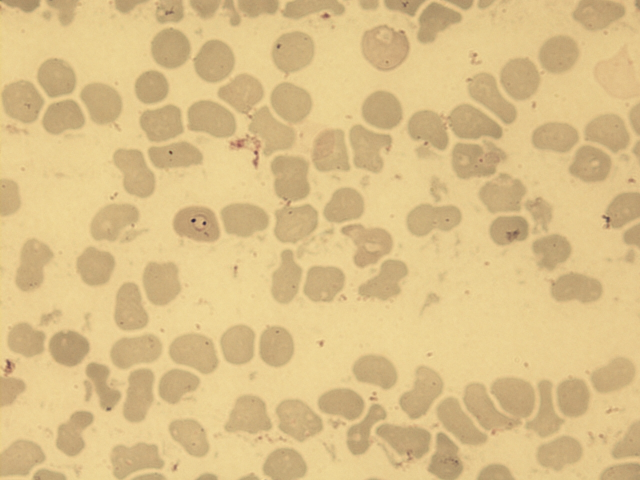
#> input picture 5.jpg, 1280 x 960 px (shown at 1/2 size)
$ python main.py 5.jpg   (older library calls are emulated)
#> lines starting #> are read from the running program, lines starting #| are printed output that depends on the picture; after the words box and inside, x2 and y2 are one past the last pixel; in counts of white or black regions, pixels touching at a corner belong together
import cv2
import numpy as np
import numpy.ma as ma
import os
from os import path
import sys

arglen = len(sys.argv)
if(arglen < 2):
    print("Require filename argument.")
    exit()

file = sys.argv[1]

img = cv2.imread(file, cv2.IMREAD_COLOR)
#> img is the input picture: shape (960, 1280, 3); mean B, G, R 136.6, 191.9, 219.6
w = img.shape[1]
#> w = 1280
h = img.shape[0]
#> h = 960

grey = cv2.cvtColor(img, cv2.COLOR_BGR2GRAY)
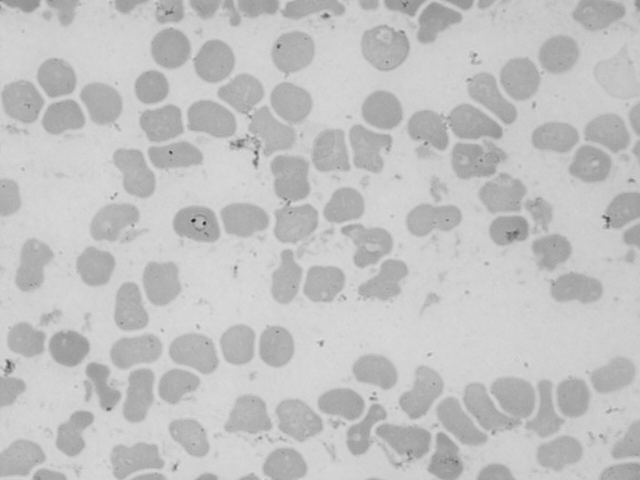
#> grey: shape (960, 1280) (shown at 1/2 size); min 33, max 222, mean 193.9


threshold_value, threshold_image = cv2.threshold(grey, 0, 255, cv2.THRESH_BINARY+cv2.THRESH_OTSU)
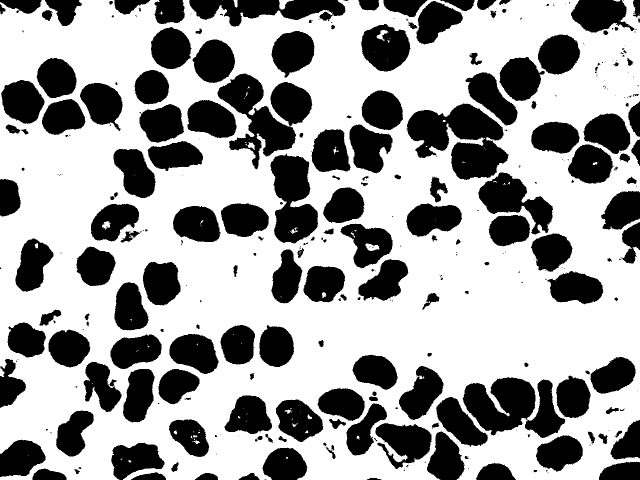
#> threshold_image: shape (960, 1280) (shown at 1/2 size); 63.4% white; 354 black regions (168 under 20 px), largest, box (x1, y1, x2, y2) and area: (813, 207, 1018, 360) 18041, (435, 147, 592, 339) 11690, (541, 307, 636, 487) 11373
#> threshold_value = 189

cv2.imshow("out",threshold_image)
cv2.waitKey(0)

label_count, labels, stats, centroids = cv2.connectedComponentsWithStats(threshold_image, 8, cv2.CV_32S)
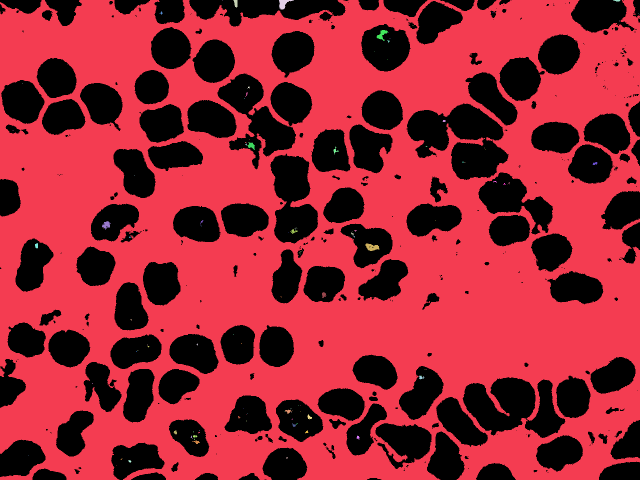
#> labels: shape (960, 1280) int32 (shown at 1/2 size); 109 distinct labels, from 0 to 108; one colour per label, 0 black
#> label_count = 109; stats = 109 rows, first 6: [0, 0, 1280, 960, 450010], [0, 0, 1280, 960, 776564], [444, 0, 1, 1, 1], [467, 0, 8, 16, 90], [558, 0, 30, 19, 269], [1226, 0, 15, 3, 33]; centroids = 109 pairs, first value 24 to 1278, second value 0 to 931

max_stat = max(stats, key=lambda stat: stat[4])
#> max_stat = [0, 0, 1280, 960, 776564]

#a better method maybe?
def search_index_max_size(stats, max_val):
#> called with stats = array of shape (109, 5), max_val = 776564
    for i in range(0, stats.shape[0]):
        if stats[i][4] == max_val:
            return i

max_idx = search_index_max_size(stats, max_stat[4])
#> max_idx = 1

MIN_AREA = 2300 - 843
MAX_AREA = 7000

#print(max_idx)
largest_component_pixels_array = ((labels == max_idx).astype(np.uint8) * 255)
#> largest_component_pixels_array: shape (960, 1280); 63.2% white; 349 black regions (163 under 20 px), largest, box (x1, y1, x2, y2) and area: (813, 207, 1018, 360) 18081, (435, 147, 592, 339) 11861, (541, 307, 636, 487) 11451

hole_filled = 255 - largest_component_pixels_array

hole_filled = cv2.morphologyEx(hole_filled, cv2.MORPH_OPEN, (3,3))
#> hole_filled: shape (960, 1280); 36.8% white; 290 white regions (103 under 20 px), largest, box (x1, y1, x2, y2) and area: (813, 208, 1017, 361) 18071, (435, 148, 592, 340) 11849, (541, 308, 636, 488) 11442

cv2.imshow("out",hole_filled)
cv2.waitKey(0)

label_count, labels, stats, centroids = cv2.connectedComponentsWithStats(hole_filled, 8, cv2.CV_32S)
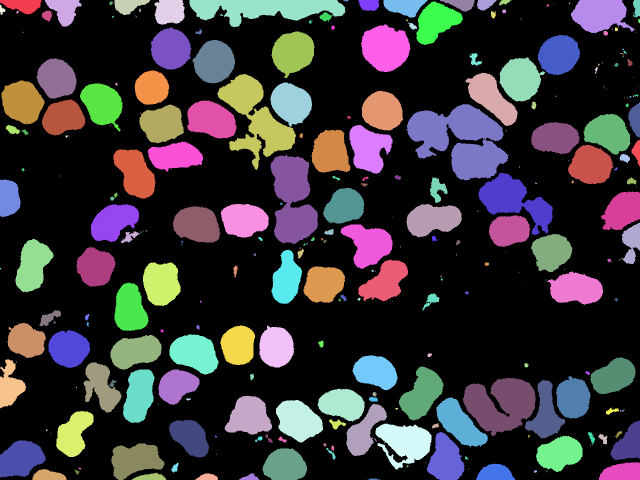
#> labels: shape (960, 1280) int32 (shown at 1/2 size); 291 distinct labels, from 0 to 290; one colour per label, 0 black
#> label_count = 291; stats = 291 rows, first 6: [0, 0, 1280, 960, 776736], [0, 0, 83, 29, 1580], [90, 0, 73, 53, 2223], [229, 0, 71, 30, 1314], [309, 0, 60, 49, 2558], [379, 0, 312, 54, 9960]; centroids = 291 pairs, first value 0.5 to 1277.8, second value 0.5 to 958.2

def filter_stats_for_erythrocytes(stats):
    eligible_indexes = []
    for i in range(0, stats.shape[0]):
        area = stats[i][4]
        #print(area)
        if MIN_AREA < area and area < MAX_AREA:
            eligible_indexes.append(i)
#> this loop made 291 passes
#> area on passes 1 to 3: 776736, 1580, 2223
#> after the loop, eligible_indexes = 79 values from 1 to 278
    return eligible_indexes

erythrocyte_labels = filter_stats_for_erythrocytes(stats)
#> erythrocyte_labels = 79 values from 1 to 278

erythrocyte_binary_image = np.zeros((h,w), dtype=np.uint8)

if not path.exists("./out"):
    os.mkdir("./out")

for idx in erythrocyte_labels:

    stat = stats[idx]
    x, y, w, h, a = stat

    #Select pixels that contains label idx
    selected_label = (labels == idx).astype(np.uint8)

    #cv2.imshow("out",erythrocyte_binary_image*255)

    #append selected_label to erythrocyte_binary_image
    erythrocyte_binary_image = erythrocyte_binary_image + selected_label

    #mask to show original imag e compared to the detected erythrocytes
    masked = cv2.bitwise_and(img ,img, mask=selected_label)

    roi = masked[y:y+h, x:x+w ]


    cv2.imwrite("./out/%s.jpg" % (idx), roi)
#> this loop made 79 passes
#> (idx, x, y, w, h, a) on passes 3 to 14: (4, 309, 0, 60, 49, 2558), (8, 767, 0, 88, 35, 2043), (13, 1142, 0, 127, 66, 5775), (17, 833, 3, 93, 87, 4803), (39, 722, 49, 99, 95, 6925), (42, 302, 55, 81, 84, 5139), (48, 543, 63, 86, 93, 5590), (51, 1076, 70, 84, 80, 5099), (52, 385, 80, 85, 87, 5405), (59, 999, 115, 91, 88, 5475), (60, 73, 117, 80, 80, 4770), (66, 269, 141, 69, 69, 3687)
#> pass 1, `roi = masked[y:y+h, x:x+w ]`:
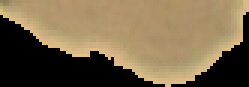
#> roi: shape (29, 83, 3) (shown 3 times larger); mean B, G, R 74.7, 103.3, 120.5
#> pass 2, `selected_label = (labels == idx).astype(np.uint8)`:
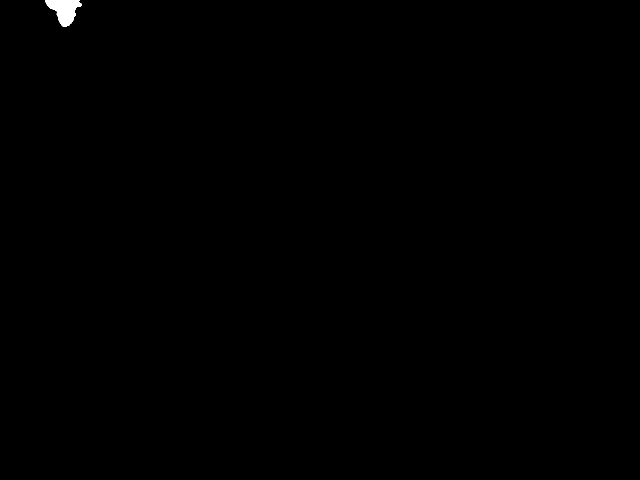
#> selected_label: shape (960, 1280) (shown at 1/2 size); values 0 (black) and 1 (white), 0.18% white; 1 white region, box (x1, y1, x2, y2) and area: (90, 0, 163, 53) 2223
#> after the loop:
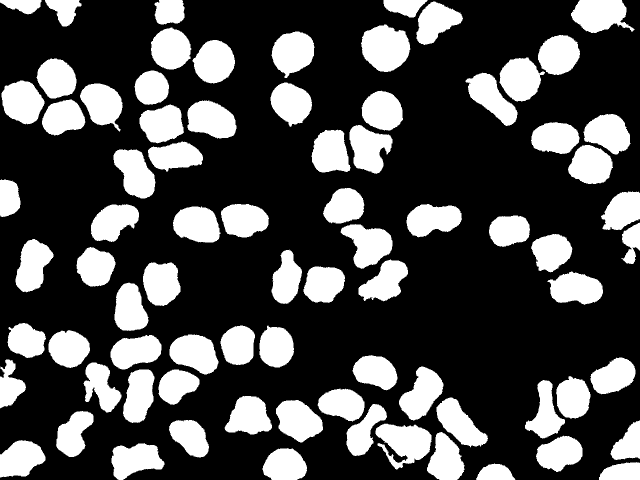
#> erythrocyte_binary_image: shape (960, 1280) (shown at 1/2 size); values 0 (black) and 1 (white), 29.5% white; 79 white regions, largest, box (x1, y1, x2, y2) and area: (722, 49, 821, 144) 6925, (751, 847, 863, 939) 6330, (1142, 0, 1269, 66) 5775

    #cv2.imshow("out", roi)
    #cv2.waitKey(0)
